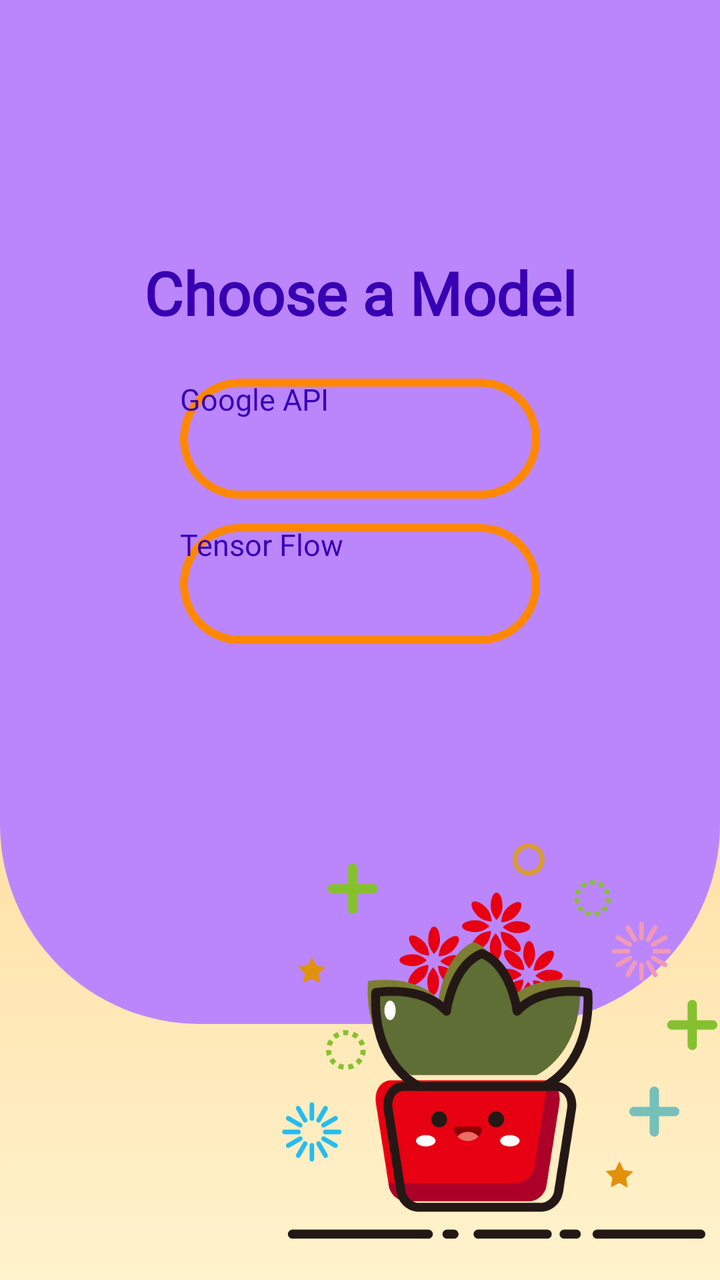
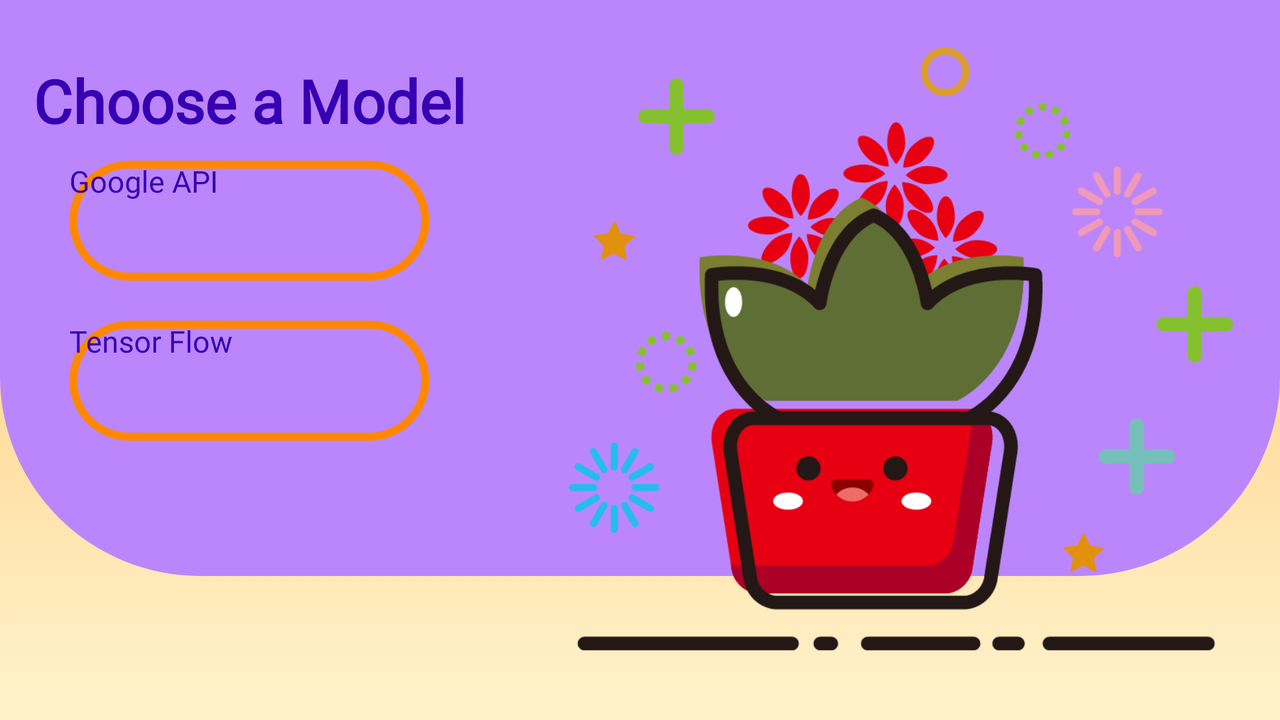

The same Android screen from two of the app's own layout files: first res/layout/ as a phone draws it, then the repository's variant for another configuration, drawn on a device whose configuration selects that folder. Both files follow.
<!-- AndroidManifest.xml: application theme Theme.Test -->
<!-- res/layout/activity_plant_recog.xml -->
<?xml version="1.0" encoding="utf-8"?>
<androidx.constraintlayout.widget.ConstraintLayout xmlns:android="http://schemas.android.com/apk/res/android"
    xmlns:app="http://schemas.android.com/apk/res-auto"
    xmlns:tools="http://schemas.android.com/tools"
    android:layout_width="match_parent"
    android:layout_height="match_parent"
    android:background="@drawable/background_app_gradient"
    tools:context=".plt_reg.PlantRecogActivity">

    <androidx.constraintlayout.widget.Guideline
        android:id="@+id/glCenterVer"
        android:layout_width="match_parent"
        android:layout_height="wrap_content"
        android:orientation="horizontal"
        app:layout_constraintGuide_percent="0.8" />

    <LinearLayout
        android:id="@+id/linearLayout"
        android:layout_width="match_parent"
        android:layout_height="0dp"
        android:background="@drawable/background_plant_app"
        android:orientation="horizontal"
        app:layout_constraintBottom_toBottomOf="@id/glCenterVer"
        app:layout_constraintEnd_toEndOf="parent"
        app:layout_constraintStart_toStartOf="parent"
        app:layout_constraintTop_toTopOf="parent" />

    <Button
        android:id="@+id/plt_reg_API"
        android:layout_width="180dp"
        android:layout_height="wrap_content"
        android:layout_margin="10dp"
        android:background="@drawable/button_plant_detector"
        android:fontFamily="@font/cera_pro_medim"
        android:text="@string/google_api"

        android:textAllCaps="false"
        android:textColor="@color/purple_700"
        android:textSize="15dp"
        app:backgroundTint="@null"
        app:layout_constraintBottom_toBottomOf="parent"
        app:layout_constraintEnd_toEndOf="parent"
        app:layout_constraintStart_toStartOf="parent"
        app:layout_constraintTop_toTopOf="parent"
        app:layout_constraintVertical_bias="0.32" />

    <ImageView
        android:id="@+id/imageView_main_bg"
        android:layout_width="225dp"
        android:layout_height="229dp"
        android:fontFamily="@font/cera_pro_medim"
        android:scaleType="fitCenter"
        android:src="@drawable/background_plant_deco"
        app:layout_constraintBottom_toBottomOf="parent"
        app:layout_constraintEnd_toEndOf="parent"
        app:layout_constraintHorizontal_bias="0.99"
        app:layout_constraintStart_toStartOf="parent"
        app:layout_constraintTop_toTopOf="parent"
        app:layout_constraintVertical_bias="0.997" />

    <Button
        android:id="@+id/plt_reg_Tensor"
        android:layout_width="180dp"
        android:layout_height="wrap_content"
        android:layout_margin="10dp"
        android:background="@drawable/button_plant_detector"
        android:text="@string/tensor_flow"
        android:textAllCaps="false"
        android:textColor="@color/purple_700"
        android:textSize="15dp"
        app:backgroundTint="@null"
        app:layout_constraintBottom_toBottomOf="parent"
        app:layout_constraintEnd_toEndOf="parent"
        app:layout_constraintStart_toStartOf="parent"
        app:layout_constraintTop_toTopOf="parent"
        app:layout_constraintVertical_bias="0.45" />

    <TextView
        android:fontFamily="@font/cera_pro_bold"
        android:id="@+id/textView"
        android:layout_width="wrap_content"
        android:layout_height="wrap_content"
        android:text="@string/plant_main_text"
        android:textColor="@color/purple_700"
        android:textSize="30dp"
        android:textStyle="bold"
        app:layout_constraintBottom_toBottomOf="parent"
        app:layout_constraintEnd_toEndOf="parent"
        app:layout_constraintHorizontal_bias="0.5"
        app:layout_constraintStart_toStartOf="parent"
        app:layout_constraintTop_toTopOf="parent"
        app:layout_constraintVertical_bias="0.21" />
</androidx.constraintlayout.widget.ConstraintLayout>
<!-- resources referenced by this layout -->
<resources>
  <color name="purple_700">#FF3700B3</color>
  <!-- drawable background_app_gradient (drawable) -->
  <?xml version="1.0" encoding="utf-8"?>
  <selector xmlns:android="http://schemas.android.com/apk/res/android">
      <item>
          <shape>
              <gradient
                  android:startColor="#FFBF62"
                  android:endColor="#FFF3CD"
                  android:gradientRadius="30dp"
                  android:angle="270"
                  android:centerX="30%"
                  android:centerY="50%" />
          </shape>
      </item>
  </selector>
  <!-- drawable background_plant_app (drawable) -->
  <?xml version="1.0" encoding="utf-8"?>
  <shape xmlns:android="http://schemas.android.com/apk/res/android"
      android:shape="rectangle">
      <corners
          android:bottomLeftRadius="100dp"
          android:bottomRightRadius="100dp"
          android:topLeftRadius="0dp"
          android:topRightRadius="0dp" />
      <padding
          android:bottom="0dp"
          android:left="0dp"
          android:right="0dp"
          android:top="0dp" />
      <solid android:color="@color/purple_200" />
  </shape>
  <!-- drawable background_plant_deco: png bitmap (drawable-v24, 49476 bytes) -->
  <!-- drawable button_plant_detector (drawable) -->
  <?xml version="1.0" encoding="utf-8"?>
  <shape xmlns:android="http://schemas.android.com/apk/res/android"
      android:shape="rectangle">
      <corners android:radius="40dp" />
      <padding android:padding="5dp"/>
      <stroke
          android:width="4dp"
          android:color="@android:color/holo_orange_dark" />
      <size
          android:width="60dp"
          android:height="60dp" />
      <solid android:color="#00FFFFFF"/>
  </shape>
  <string name="google_api">Google API</string>
  <string name="plant_main_text">Choose a Model</string>
  <string name="tensor_flow">Tensor Flow</string>
  <style name="Theme.Test" parent="Theme.MaterialComponents.DayNight.DarkActionBar">
          
          <item name="colorPrimary">@color/purple_200</item>
          <item name="colorPrimaryVariant">@color/purple_700</item>
          <item name="colorOnPrimary">@color/black</item>
          
          <item name="colorSecondary">@color/green_ambient</item>
          <item name="colorSecondaryVariant">@color/green_ambient</item>
          <item name="colorOnSecondary">@color/black</item>
          
          <item name="android:statusBarColor" tools:targetApi="l">?attr/colorPrimaryVariant</item>
          
      </style>
  <color name="purple_200">#FFBB86FC</color>
  <color name="black">#FF000000</color>
  <color name="green_ambient">#DCFA70</color>
</resources>
<!-- res/layout-land/activity_plant_recog.xml (the repository's variant of the layout above) -->
<!-- drawn on the phone turned sideways -->
<?xml version="1.0" encoding="utf-8"?>
<androidx.constraintlayout.widget.ConstraintLayout xmlns:android="http://schemas.android.com/apk/res/android"
    xmlns:app="http://schemas.android.com/apk/res-auto"
    xmlns:tools="http://schemas.android.com/tools"
    android:layout_width="match_parent"
    android:layout_height="match_parent"
    android:background="@drawable/background_app_gradient"
    tools:context=".plt_reg.PlantRecogActivity">

    <LinearLayout
        android:id="@+id/linearLayout"
        android:layout_width="match_parent"
        android:layout_height="0dp"
        android:background="@drawable/background_plant_app"
        android:orientation="horizontal"
        app:layout_constraintBottom_toBottomOf="@id/glCenterVer"
        app:layout_constraintEnd_toEndOf="parent"
        app:layout_constraintStart_toStartOf="parent"
        app:layout_constraintTop_toTopOf="parent" />

    <androidx.constraintlayout.widget.Guideline
        android:id="@+id/glCenterHor"
        android:layout_width="wrap_content"
        android:layout_height="match_parent"
        android:orientation="vertical"
        app:layout_constraintGuide_percent="0.39" />

    <androidx.constraintlayout.widget.Guideline
        android:id="@+id/glCenterVer"
        android:layout_width="match_parent"
        android:layout_height="wrap_content"
        android:orientation="horizontal"
        app:layout_constraintGuide_percent="0.8" />

    <ImageView
        android:id="@+id/imageView_main_bg"
        android:layout_width="0dp"
        android:layout_height="0dp"
        android:layout_margin="15dp"
        android:scaleType="fitCenter"
        android:src="@drawable/background_plant_deco"
        app:layout_constraintBottom_toBottomOf="parent"
        app:layout_constraintEnd_toEndOf="parent"
        app:layout_constraintStart_toStartOf="@id/glCenterHor"
        app:layout_constraintTop_toTopOf="parent" />

    <LinearLayout
        android:id="@+id/llDashBoard"
        android:layout_margin="15dp"
        android:layout_width="0dp"
        android:layout_height="0dp"
        android:gravity="center_horizontal"
        android:orientation="vertical"
        app:layout_constraintBottom_toBottomOf="parent"
        app:layout_constraintEnd_toEndOf="@id/glCenterHor"
        app:layout_constraintStart_toStartOf="parent"
        app:layout_constraintTop_toTopOf="parent">

        <TextView
            android:id="@+id/textView"
            android:layout_width="wrap_content"
            android:layout_height="wrap_content"
            android:fontFamily="@font/cera_pro_bold"
            android:text="@string/plant_main_text"
            android:textColor="@color/purple_700"
            android:textSize="30dp"
            android:layout_marginTop="15dp"
            android:textStyle="bold" />

        <Button
            android:id="@+id/plt_reg_API"
            android:layout_width="180dp"
            android:layout_height="wrap_content"
            android:layout_margin="10dp"
            android:background="@drawable/button_plant_detector"
            android:fontFamily="@font/cera_pro_medim"
            android:text="@string/google_api"
            android:textAllCaps="false"
            android:textColor="@color/purple_700"
            android:textSize="15dp"
            app:backgroundTint="@null" />

        <Button
            android:id="@+id/plt_reg_Tensor"
            android:layout_width="180dp"
            android:layout_height="wrap_content"
            android:layout_margin="10dp"
            android:background="@drawable/button_plant_detector"
            android:fontFamily="@font/cera_pro_medim"
            android:text="@string/tensor_flow"
            android:textAllCaps="false"
            android:textColor="@color/purple_700"
            android:textSize="15dp"
            app:backgroundTint="@null" />

    </LinearLayout>


</androidx.constraintlayout.widget.ConstraintLayout>
